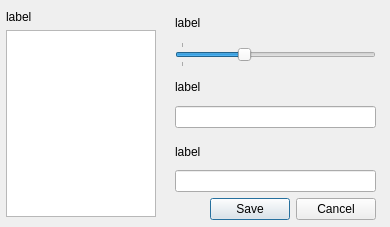
<?xml version="1.0" encoding="UTF-8"?>
<ui version="4.0">
 <class>newMap</class>
 <widget class="QWidget" name="newMap">
  <property name="enabled">
   <bool>true</bool>
  </property>
  <property name="geometry">
   <rect>
    <x>0</x>
    <y>0</y>
    <width>390</width>
    <height>227</height>
   </rect>
  </property>
  <property name="minimumSize">
   <size>
    <width>390</width>
    <height>227</height>
   </size>
  </property>
  <property name="maximumSize">
   <size>
    <width>390</width>
    <height>250</height>
   </size>
  </property>
  <property name="windowTitle">
   <string>New Map</string>
  </property>
  <widget class="QWidget" name="verticalLayoutWidget">
   <property name="geometry">
    <rect>
     <x>0</x>
     <y>10</y>
     <width>161</width>
     <height>211</height>
    </rect>
   </property>
   <layout class="QVBoxLayout" name="verticalLayout">
    <property name="leftMargin">
     <number>6</number>
    </property>
    <property name="rightMargin">
     <number>5</number>
    </property>
    <property name="bottomMargin">
     <number>4</number>
    </property>
    <item>
     <widget class="QLabel" name="formatLabel">
      <property name="text">
       <string>label</string>
      </property>
     </widget>
    </item>
    <item>
     <widget class="QListWidget" name="formatListWidget">
      <property name="editTriggers">
       <set>QAbstractItemView::SelectedClicked</set>
      </property>
     </widget>
    </item>
   </layout>
  </widget>
  <widget class="QWidget" name="verticalLayoutWidget_2">
   <property name="geometry">
    <rect>
     <x>170</x>
     <y>10</y>
     <width>211</width>
     <height>121</height>
    </rect>
   </property>
   <layout class="QVBoxLayout" name="verticalLayout_2">
    <property name="leftMargin">
     <number>5</number>
    </property>
    <property name="rightMargin">
     <number>5</number>
    </property>
    <property name="bottomMargin">
     <number>3</number>
    </property>
    <item>
     <widget class="QLabel" name="layerLabel">
      <property name="text">
       <string>label</string>
      </property>
     </widget>
    </item>
    <item alignment="Qt::AlignTop">
     <widget class="QSlider" name="layerSlider">
      <property name="minimum">
       <number>1</number>
      </property>
      <property name="maximum">
       <number>4</number>
      </property>
      <property name="value">
       <number>2</number>
      </property>
      <property name="orientation">
       <enum>Qt::Horizontal</enum>
      </property>
      <property name="invertedAppearance">
       <bool>false</bool>
      </property>
      <property name="invertedControls">
       <bool>false</bool>
      </property>
      <property name="tickPosition">
       <enum>QSlider::TicksBothSides</enum>
      </property>
      <property name="tickInterval">
       <number>0</number>
      </property>
     </widget>
    </item>
    <item>
     <widget class="QLabel" name="geometryLabel">
      <property name="text">
       <string>label</string>
      </property>
     </widget>
    </item>
    <item>
     <widget class="QLineEdit" name="sizeLineEdit">
      <property name="inputMask">
       <string notr="true"/>
      </property>
      <property name="text">
       <string/>
      </property>
      <property name="maxLength">
       <number>5</number>
      </property>
      <property name="frame">
       <bool>true</bool>
      </property>
      <property name="cursorPosition">
       <number>0</number>
      </property>
     </widget>
    </item>
   </layout>
  </widget>
  <widget class="QWidget" name="verticalLayoutWidget_3">
   <property name="geometry">
    <rect>
     <x>170</x>
     <y>140</y>
     <width>211</width>
     <height>83</height>
    </rect>
   </property>
   <layout class="QVBoxLayout" name="verticalLayout_3">
    <property name="leftMargin">
     <number>5</number>
    </property>
    <property name="rightMargin">
     <number>5</number>
    </property>
    <property name="bottomMargin">
     <number>3</number>
    </property>
    <item>
     <widget class="QLabel" name="projectNameLabel">
      <property name="text">
       <string>label</string>
      </property>
     </widget>
    </item>
    <item>
     <widget class="QLineEdit" name="nameLineEdit">
      <property name="maxLength">
       <number>15</number>
      </property>
     </widget>
    </item>
    <item>
     <widget class="QDialogButtonBox" name="saveBox">
      <property name="standardButtons">
       <set>QDialogButtonBox::Cancel|QDialogButtonBox::Save</set>
      </property>
      <property name="centerButtons">
       <bool>false</bool>
      </property>
     </widget>
    </item>
   </layout>
  </widget>
 </widget>
 <resources/>
 <connections/>
</ui>
